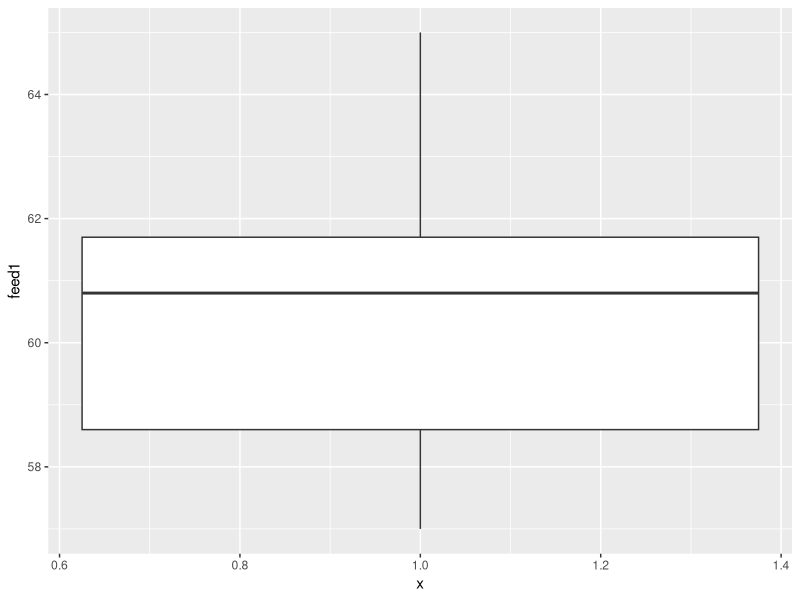
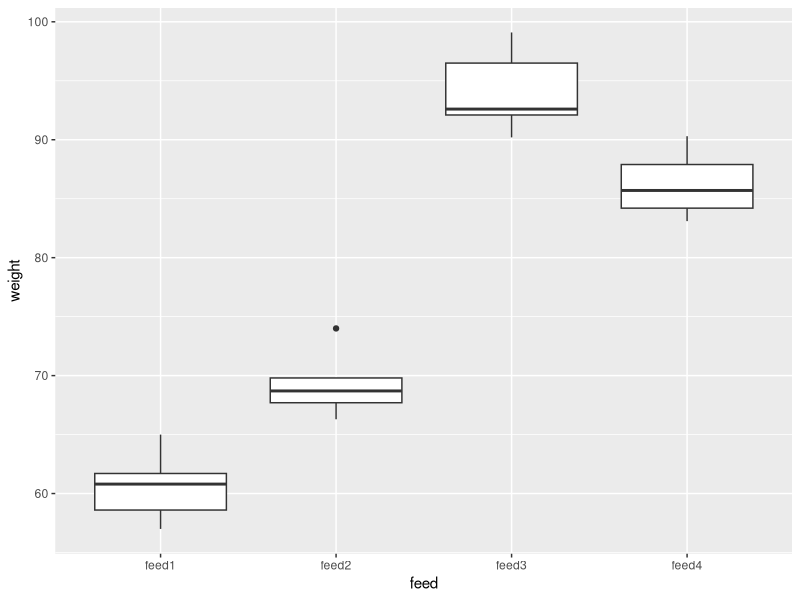
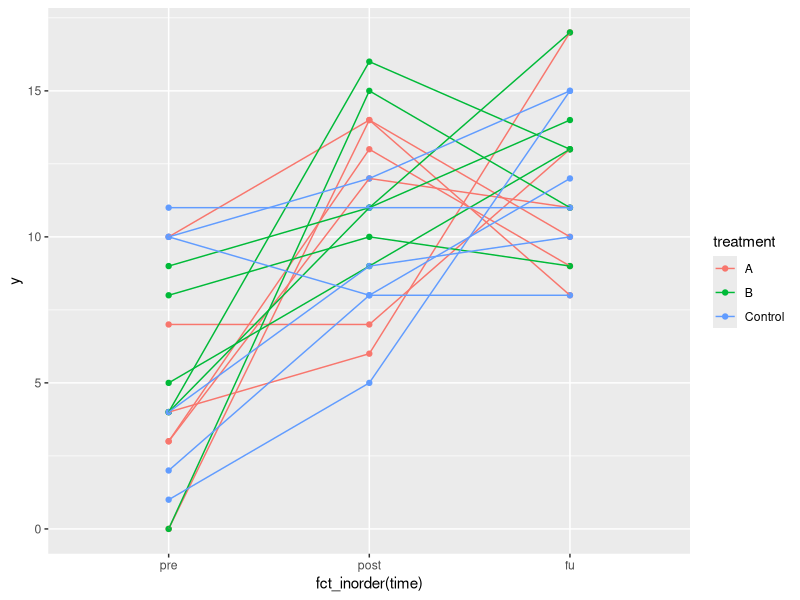
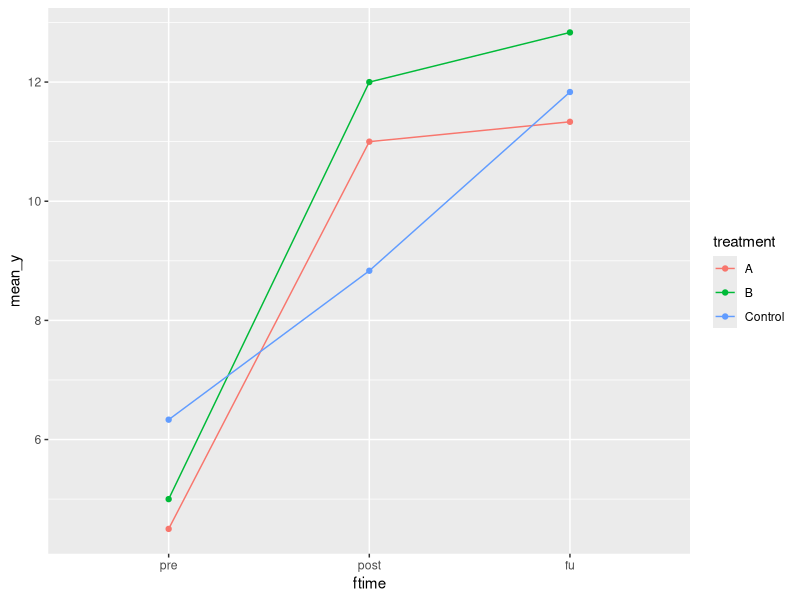

Generate these figures, in order, with R:
## ---- chunk 1
library(tidyverse)
library(broom)
## ---- chunk 2
pigs <- read_table("pigs1.txt")
pigs
## ---- chunk 3
ggplot(pigs, aes(x=1, y=feed1)) + geom_boxplot()
## ---- chunk 4
pigs
pigs %>% pivot_longer(-pig, names_to="feed", 
                      values_to="weight") -> pigs_longer
## ---- chunk 5
pigs_longer %>% sample_n(10)
## ---- chunk 6
ggplot(pigs_longer, aes(x=feed, y=weight)) + geom_boxplot()
## ---- chunk 7
pigs_longer %>% 
  pivot_wider(names_from=feed, values_from=weight)
## ---- chunk 8
prevalence <- read_table("disease.txt")
## ---- chunk 9
prevalence %>% 
  gather(disloc, freq, -Species) %>% 
  separate(disloc, into=c("disease", "location"))
## ---- chunk 10
prevalence %>% 
  pivot_longer(-Species, names_to=c("disease", "location"),
               names_sep="_", values_to="frequency") %>% 
  arrange(Species, location, disease) -> prevalence_longer
prevalence_longer
## ---- chunk 11
prevalence_longer %>% 
  pivot_wider(names_from=c(Species, location), values_from=frequency)
## ---- chunk 12
prevalence_longer %>% 
  pivot_wider(names_from=location, values_from=frequency)
## ---- chunk 13
pigs_longer %>% 
  group_by(feed) %>% 
  summarize(weight_mean=mean(weight))
## ---- chunk 14
pigs_longer %>% 
  group_by(feed) %>% 
  summarize(r=quantile(weight, c(0.25, 0.75)))
## ---- chunk 15
pigs_longer %>% 
  group_by(feed) %>% 
  summarize(r=list(quantile(weight, c(0.25, 0.75)))) %>% 
  unnest(r)
## ---- chunk 16
quantile(pigs_longer$weight, c(0.25, 0.75))
enframe(quantile(pigs_longer$weight, c(0.25, 0.75)))
## ---- chunk 17
pigs_longer %>% 
  group_by(feed) %>% 
  summarize(r=list(enframe(quantile(weight, c(0.25, 0.75))))) %>% 
  unnest(r) %>% 
  pivot_wider(names_from=name, values_from=value)
## ---- chunk 18
repmes0 <- read_table2("repmes.txt")
repmes0 %>% mutate(id=str_c(treatment, ".", rep)) %>% 
  select(-rep) %>% 
  select(id, everything()) -> repmes
repmes
## ---- chunk 19
repmes %>% pivot_longer(contains("_"),
                        names_to=c("time", "var"),
                        names_sep="_"
                         )
## ---- chunk 20
repmes %>% pivot_longer(contains("_"),
                        names_to=c("time", ".value"),
                        names_sep="_"
                        ) -> repmes3
repmes3
## ---- chunk 21
ggplot(repmes3, aes(x=fct_inorder(time), y=y, 
                    colour=treatment, group=id)) +
  geom_point() + geom_line()
## ---- chunk 22
repmes3 %>% group_by(treatment, ftime=fct_inorder(time)) %>% 
  summarize(mean_y=mean(y)) %>% 
  ggplot(aes(x=ftime, y=mean_y, colour=treatment, group=treatment)) + 
    geom_point() + geom_line()
